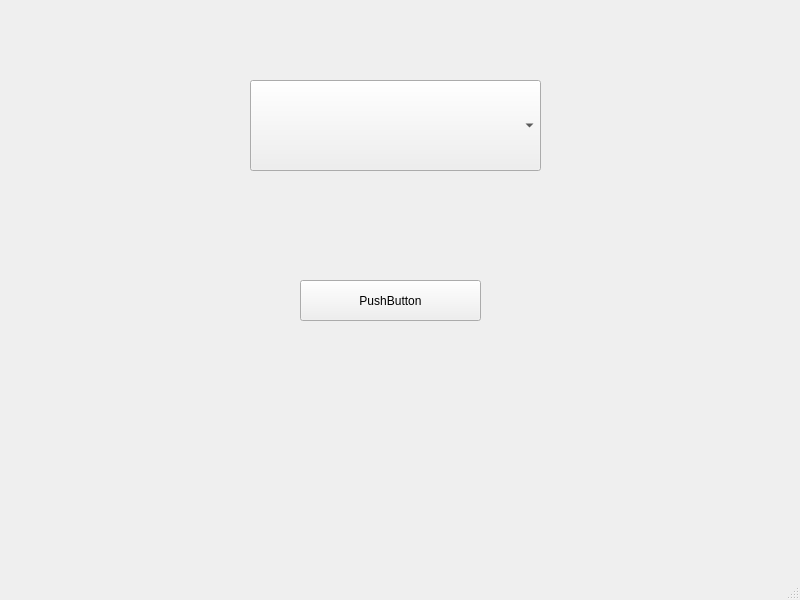
<?xml version="1.0" encoding="UTF-8"?>
<ui version="4.0">
 <class>MainWindow</class>
 <widget class="QMainWindow" name="MainWindow">
  <property name="geometry">
   <rect>
    <x>0</x>
    <y>0</y>
    <width>800</width>
    <height>600</height>
   </rect>
  </property>
  <property name="windowTitle">
   <string>MainWindow</string>
  </property>
  <widget class="QWidget" name="centralwidget">
   <widget class="QComboBox" name="comboBox">
    <property name="geometry">
     <rect>
      <x>250</x>
      <y>80</y>
      <width>291</width>
      <height>91</height>
     </rect>
    </property>
   </widget>
   <widget class="QPushButton" name="pushButton">
    <property name="geometry">
     <rect>
      <x>300</x>
      <y>280</y>
      <width>181</width>
      <height>41</height>
     </rect>
    </property>
    <property name="text">
     <string>PushButton</string>
    </property>
   </widget>
  </widget>
  <widget class="QMenuBar" name="menubar">
   <property name="geometry">
    <rect>
     <x>0</x>
     <y>0</y>
     <width>800</width>
     <height>26</height>
    </rect>
   </property>
  </widget>
  <widget class="QStatusBar" name="statusbar"/>
 </widget>
 <resources/>
 <connections/>
</ui>
